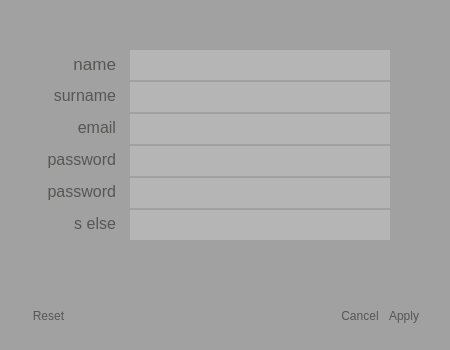
<?xml version="1.0" encoding="UTF-8"?>
<ui version="4.0">
 <class>SignUpDialog</class>
 <widget class="QDialog" name="SignUpDialog">
  <property name="geometry">
   <rect>
    <x>0</x>
    <y>0</y>
    <width>450</width>
    <height>350</height>
   </rect>
  </property>
  <property name="windowTitle">
   <string>Dialog</string>
  </property>
  <property name="styleSheet">
   <string notr="true">QDialog{
background-color:#a1a1a1;
}
QDialogButtonBox{
background-color:#a1a1a1;
border: 0px;
color: #555753;
}

QLineEdit{
background-color:#b5b5b5;
color: #555753;
border: 0px;
}

QTextBrowser{
background-color:#a1a1a1;
color: #555753;
border: 0px;
}</string>
  </property>
  <widget class="QDialogButtonBox" name="buttonBox">
   <property name="geometry">
    <rect>
     <x>30</x>
     <y>300</y>
     <width>391</width>
     <height>32</height>
    </rect>
   </property>
   <property name="styleSheet">
    <string notr="true">QPushButton{
color: #555753;
background-color: #a1a1a1;
border: 0px;
margin: 2px;
}</string>
   </property>
   <property name="locale">
    <locale language="English" country="UnitedStates"/>
   </property>
   <property name="orientation">
    <enum>Qt::Horizontal</enum>
   </property>
   <property name="standardButtons">
    <set>QDialogButtonBox::Apply|QDialogButtonBox::Cancel|QDialogButtonBox::Reset</set>
   </property>
  </widget>
  <widget class="QLineEdit" name="lineEdit">
   <property name="geometry">
    <rect>
     <x>130</x>
     <y>50</y>
     <width>260</width>
     <height>30</height>
    </rect>
   </property>
  </widget>
  <widget class="QLineEdit" name="lineEdit_2">
   <property name="geometry">
    <rect>
     <x>130</x>
     <y>82</y>
     <width>260</width>
     <height>30</height>
    </rect>
   </property>
  </widget>
  <widget class="QLineEdit" name="lineEdit_3">
   <property name="geometry">
    <rect>
     <x>130</x>
     <y>114</y>
     <width>260</width>
     <height>30</height>
    </rect>
   </property>
  </widget>
  <widget class="QLineEdit" name="lineEdit_4">
   <property name="geometry">
    <rect>
     <x>130</x>
     <y>146</y>
     <width>260</width>
     <height>30</height>
    </rect>
   </property>
   <property name="echoMode">
    <enum>QLineEdit::Password</enum>
   </property>
  </widget>
  <widget class="QLineEdit" name="lineEdit_5">
   <property name="geometry">
    <rect>
     <x>130</x>
     <y>178</y>
     <width>260</width>
     <height>30</height>
    </rect>
   </property>
   <property name="echoMode">
    <enum>QLineEdit::Password</enum>
   </property>
  </widget>
  <widget class="QLineEdit" name="lineEdit_6">
   <property name="geometry">
    <rect>
     <x>130</x>
     <y>210</y>
     <width>260</width>
     <height>30</height>
    </rect>
   </property>
  </widget>
  <widget class="QTextBrowser" name="textBrowser">
   <property name="geometry">
    <rect>
     <x>30</x>
     <y>50</y>
     <width>90</width>
     <height>30</height>
    </rect>
   </property>
   <property name="font">
    <font>
     <pointsize>13</pointsize>
    </font>
   </property>
   <property name="html">
    <string>&lt;!DOCTYPE HTML PUBLIC &quot;-//W3C//DTD HTML 4.0//EN&quot; &quot;http://www.w3.org/TR/REC-html40/strict.dtd&quot;&gt;
&lt;html&gt;&lt;head&gt;&lt;meta name=&quot;qrichtext&quot; content=&quot;1&quot; /&gt;&lt;style type=&quot;text/css&quot;&gt;
p, li { white-space: pre-wrap; }
&lt;/style&gt;&lt;/head&gt;&lt;body style=&quot; font-family:'Ubuntu'; font-size:13pt; font-weight:400; font-style:normal;&quot;&gt;
&lt;p align=&quot;right&quot; style=&quot; margin-top:0px; margin-bottom:0px; margin-left:0px; margin-right:0px; -qt-block-indent:0; text-indent:0px;&quot;&gt;name&lt;/p&gt;&lt;/body&gt;&lt;/html&gt;</string>
   </property>
  </widget>
  <widget class="QTextBrowser" name="textBrowser_2">
   <property name="geometry">
    <rect>
     <x>30</x>
     <y>82</y>
     <width>90</width>
     <height>30</height>
    </rect>
   </property>
   <property name="font">
    <font>
     <pointsize>13</pointsize>
    </font>
   </property>
   <property name="html">
    <string>&lt;!DOCTYPE HTML PUBLIC &quot;-//W3C//DTD HTML 4.0//EN&quot; &quot;http://www.w3.org/TR/REC-html40/strict.dtd&quot;&gt;
&lt;html&gt;&lt;head&gt;&lt;meta name=&quot;qrichtext&quot; content=&quot;1&quot; /&gt;&lt;style type=&quot;text/css&quot;&gt;
p, li { white-space: pre-wrap; }
&lt;/style&gt;&lt;/head&gt;&lt;body style=&quot; font-family:'Ubuntu'; font-size:13pt; font-weight:400; font-style:normal;&quot;&gt;
&lt;p align=&quot;right&quot; style=&quot; margin-top:0px; margin-bottom:0px; margin-left:0px; margin-right:0px; -qt-block-indent:0; text-indent:0px;&quot;&gt;&lt;span style=&quot; font-size:12pt;&quot;&gt;surname&lt;/span&gt;&lt;/p&gt;&lt;/body&gt;&lt;/html&gt;</string>
   </property>
  </widget>
  <widget class="QTextBrowser" name="textBrowser_3">
   <property name="geometry">
    <rect>
     <x>30</x>
     <y>114</y>
     <width>90</width>
     <height>30</height>
    </rect>
   </property>
   <property name="font">
    <font>
     <pointsize>13</pointsize>
    </font>
   </property>
   <property name="html">
    <string>&lt;!DOCTYPE HTML PUBLIC &quot;-//W3C//DTD HTML 4.0//EN&quot; &quot;http://www.w3.org/TR/REC-html40/strict.dtd&quot;&gt;
&lt;html&gt;&lt;head&gt;&lt;meta name=&quot;qrichtext&quot; content=&quot;1&quot; /&gt;&lt;style type=&quot;text/css&quot;&gt;
p, li { white-space: pre-wrap; }
&lt;/style&gt;&lt;/head&gt;&lt;body style=&quot; font-family:'Ubuntu'; font-size:13pt; font-weight:400; font-style:normal;&quot;&gt;
&lt;p align=&quot;right&quot; style=&quot; margin-top:0px; margin-bottom:0px; margin-left:0px; margin-right:0px; -qt-block-indent:0; text-indent:0px;&quot;&gt;&lt;span style=&quot; font-size:12pt;&quot;&gt;email&lt;/span&gt;&lt;/p&gt;&lt;/body&gt;&lt;/html&gt;</string>
   </property>
  </widget>
  <widget class="QTextBrowser" name="textBrowser_4">
   <property name="geometry">
    <rect>
     <x>30</x>
     <y>146</y>
     <width>90</width>
     <height>30</height>
    </rect>
   </property>
   <property name="font">
    <font>
     <pointsize>13</pointsize>
    </font>
   </property>
   <property name="html">
    <string>&lt;!DOCTYPE HTML PUBLIC &quot;-//W3C//DTD HTML 4.0//EN&quot; &quot;http://www.w3.org/TR/REC-html40/strict.dtd&quot;&gt;
&lt;html&gt;&lt;head&gt;&lt;meta name=&quot;qrichtext&quot; content=&quot;1&quot; /&gt;&lt;style type=&quot;text/css&quot;&gt;
p, li { white-space: pre-wrap; }
&lt;/style&gt;&lt;/head&gt;&lt;body style=&quot; font-family:'Ubuntu'; font-size:13pt; font-weight:400; font-style:normal;&quot;&gt;
&lt;p align=&quot;right&quot; style=&quot; margin-top:0px; margin-bottom:0px; margin-left:0px; margin-right:0px; -qt-block-indent:0; text-indent:0px;&quot;&gt;&lt;span style=&quot; font-size:12pt;&quot;&gt;password&lt;/span&gt;&lt;/p&gt;&lt;/body&gt;&lt;/html&gt;</string>
   </property>
  </widget>
  <widget class="QTextBrowser" name="textBrowser_5">
   <property name="geometry">
    <rect>
     <x>30</x>
     <y>178</y>
     <width>90</width>
     <height>30</height>
    </rect>
   </property>
   <property name="font">
    <font>
     <pointsize>13</pointsize>
    </font>
   </property>
   <property name="html">
    <string>&lt;!DOCTYPE HTML PUBLIC &quot;-//W3C//DTD HTML 4.0//EN&quot; &quot;http://www.w3.org/TR/REC-html40/strict.dtd&quot;&gt;
&lt;html&gt;&lt;head&gt;&lt;meta name=&quot;qrichtext&quot; content=&quot;1&quot; /&gt;&lt;style type=&quot;text/css&quot;&gt;
p, li { white-space: pre-wrap; }
&lt;/style&gt;&lt;/head&gt;&lt;body style=&quot; font-family:'Ubuntu'; font-size:13pt; font-weight:400; font-style:normal;&quot;&gt;
&lt;p align=&quot;right&quot; style=&quot; margin-top:0px; margin-bottom:0px; margin-left:0px; margin-right:0px; -qt-block-indent:0; text-indent:0px;&quot;&gt;&lt;span style=&quot; font-size:12pt;&quot;&gt;password&lt;/span&gt;&lt;/p&gt;&lt;/body&gt;&lt;/html&gt;</string>
   </property>
  </widget>
  <widget class="QTextBrowser" name="textBrowser_6">
   <property name="geometry">
    <rect>
     <x>30</x>
     <y>210</y>
     <width>90</width>
     <height>30</height>
    </rect>
   </property>
   <property name="font">
    <font>
     <pointsize>13</pointsize>
    </font>
   </property>
   <property name="html">
    <string>&lt;!DOCTYPE HTML PUBLIC &quot;-//W3C//DTD HTML 4.0//EN&quot; &quot;http://www.w3.org/TR/REC-html40/strict.dtd&quot;&gt;
&lt;html&gt;&lt;head&gt;&lt;meta name=&quot;qrichtext&quot; content=&quot;1&quot; /&gt;&lt;style type=&quot;text/css&quot;&gt;
p, li { white-space: pre-wrap; }
&lt;/style&gt;&lt;/head&gt;&lt;body style=&quot; font-family:'Ubuntu'; font-size:13pt; font-weight:400; font-style:normal;&quot;&gt;
&lt;p align=&quot;right&quot; style=&quot; margin-top:0px; margin-bottom:0px; margin-left:0px; margin-right:0px; -qt-block-indent:0; text-indent:0px;&quot;&gt;&lt;span style=&quot; font-size:12pt;&quot;&gt;s else&lt;/span&gt;&lt;/p&gt;&lt;/body&gt;&lt;/html&gt;</string>
   </property>
  </widget>
 </widget>
 <resources/>
 <connections>
  <connection>
   <sender>buttonBox</sender>
   <signal>accepted()</signal>
   <receiver>SignUpDialog</receiver>
   <slot>accept()</slot>
   <hints>
    <hint type="sourcelabel">
     <x>248</x>
     <y>254</y>
    </hint>
    <hint type="destinationlabel">
     <x>157</x>
     <y>274</y>
    </hint>
   </hints>
  </connection>
  <connection>
   <sender>buttonBox</sender>
   <signal>rejected()</signal>
   <receiver>SignUpDialog</receiver>
   <slot>reject()</slot>
   <hints>
    <hint type="sourcelabel">
     <x>316</x>
     <y>260</y>
    </hint>
    <hint type="destinationlabel">
     <x>286</x>
     <y>274</y>
    </hint>
   </hints>
  </connection>
 </connections>
</ui>
